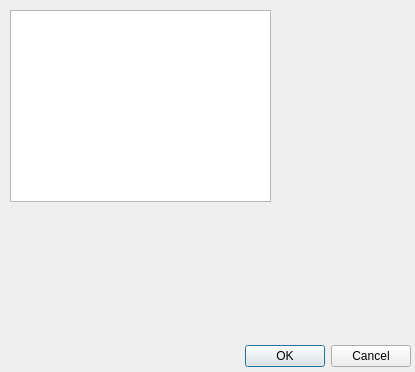
<?xml version="1.0" encoding="UTF-8"?>
<ui version="4.0">
 <class>lightColourDialog</class>
 <widget class="QDialog" name="lightColourDialog">
  <property name="geometry">
   <rect>
    <x>0</x>
    <y>0</y>
    <width>415</width>
    <height>372</height>
   </rect>
  </property>
  <property name="windowTitle">
   <string>Light Colour Dialog</string>
  </property>
  <widget class="QDialogButtonBox" name="buttonBox">
   <property name="geometry">
    <rect>
     <x>150</x>
     <y>340</y>
     <width>261</width>
     <height>32</height>
    </rect>
   </property>
   <property name="orientation">
    <enum>Qt::Horizontal</enum>
   </property>
   <property name="standardButtons">
    <set>QDialogButtonBox::Cancel|QDialogButtonBox::Ok</set>
   </property>
  </widget>
  <widget class="QListView" name="listView">
   <property name="geometry">
    <rect>
     <x>10</x>
     <y>10</y>
     <width>261</width>
     <height>192</height>
    </rect>
   </property>
  </widget>
 </widget>
 <resources/>
 <connections>
  <connection>
   <sender>buttonBox</sender>
   <signal>accepted()</signal>
   <receiver>lightColourDialog</receiver>
   <slot>accept()</slot>
   <hints>
    <hint type="sourcelabel">
     <x>248</x>
     <y>254</y>
    </hint>
    <hint type="destinationlabel">
     <x>157</x>
     <y>274</y>
    </hint>
   </hints>
  </connection>
  <connection>
   <sender>buttonBox</sender>
   <signal>rejected()</signal>
   <receiver>lightColourDialog</receiver>
   <slot>reject()</slot>
   <hints>
    <hint type="sourcelabel">
     <x>316</x>
     <y>260</y>
    </hint>
    <hint type="destinationlabel">
     <x>286</x>
     <y>274</y>
    </hint>
   </hints>
  </connection>
 </connections>
</ui>
